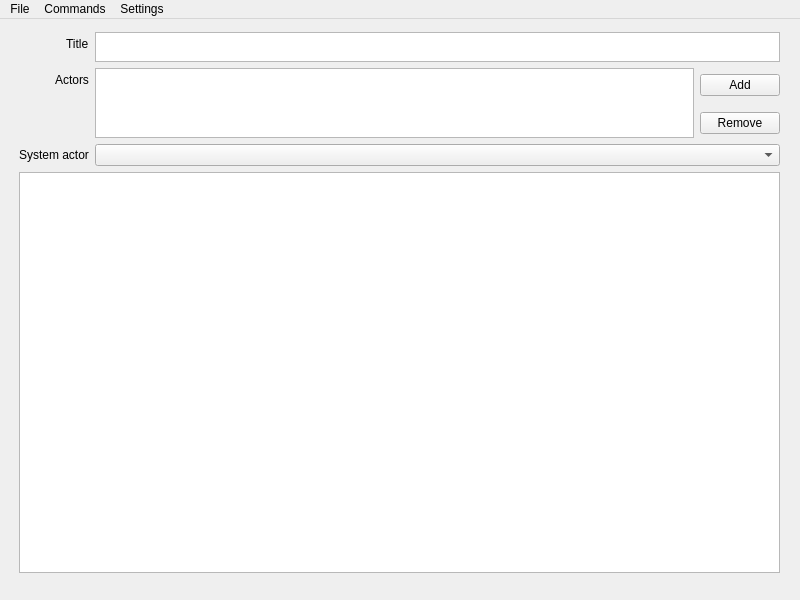
<?xml version="1.0" encoding="UTF-8"?>
<ui version="4.0">
 <class>MainWindow</class>
 <widget class="QMainWindow" name="MainWindow">
  <property name="geometry">
   <rect>
    <x>0</x>
    <y>0</y>
    <width>800</width>
    <height>600</height>
   </rect>
  </property>
  <property name="sizePolicy">
   <sizepolicy hsizetype="Fixed" vsizetype="Fixed">
    <horstretch>0</horstretch>
    <verstretch>0</verstretch>
   </sizepolicy>
  </property>
  <property name="minimumSize">
   <size>
    <width>800</width>
    <height>600</height>
   </size>
  </property>
  <property name="maximumSize">
   <size>
    <width>800</width>
    <height>600</height>
   </size>
  </property>
  <property name="windowTitle">
   <string>MainWindow</string>
  </property>
  <property name="documentMode">
   <bool>false</bool>
  </property>
  <widget class="QWidget" name="centralwidget">
   <widget class="QWidget" name="verticalLayoutWidget">
    <property name="geometry">
     <rect>
      <x>19</x>
      <y>13</y>
      <width>761</width>
      <height>541</height>
     </rect>
    </property>
    <layout class="QVBoxLayout" name="verticalLayout">
     <property name="sizeConstraint">
      <enum>QLayout::SetDefaultConstraint</enum>
     </property>
     <item>
      <layout class="QFormLayout" name="formLayout_2">
       <property name="sizeConstraint">
        <enum>QLayout::SetMinimumSize</enum>
       </property>
       <property name="rowWrapPolicy">
        <enum>QFormLayout::DontWrapRows</enum>
       </property>
       <property name="labelAlignment">
        <set>Qt::AlignRight|Qt::AlignTrailing|Qt::AlignVCenter</set>
       </property>
       <item row="0" column="0">
        <widget class="QLabel" name="titleLabel">
         <property name="text">
          <string>Title</string>
         </property>
        </widget>
       </item>
       <item row="1" column="0">
        <widget class="QLabel" name="actorsLabel">
         <property name="text">
          <string>Actors</string>
         </property>
         <property name="alignment">
          <set>Qt::AlignLeading|Qt::AlignLeft|Qt::AlignVCenter</set>
         </property>
        </widget>
       </item>
       <item row="1" column="1">
        <layout class="QGridLayout" name="gridLayout_2">
         <property name="topMargin">
          <number>0</number>
         </property>
         <item row="0" column="1">
          <widget class="QPushButton" name="addPushButton">
           <property name="text">
            <string>Add</string>
           </property>
          </widget>
         </item>
         <item row="1" column="1">
          <widget class="QPushButton" name="removePushButton">
           <property name="text">
            <string>Remove</string>
           </property>
          </widget>
         </item>
         <item row="0" column="0" rowspan="2">
          <widget class="QListWidget" name="actorsListWidget"/>
         </item>
        </layout>
       </item>
       <item row="2" column="0">
        <widget class="QLabel" name="systemActorLabel">
         <property name="text">
          <string>System actor</string>
         </property>
        </widget>
       </item>
       <item row="2" column="1">
        <widget class="QComboBox" name="actorsComboBox"/>
       </item>
       <item row="0" column="1">
        <widget class="QTextEdit" name="titleTextEdit">
         <property name="sizePolicy">
          <sizepolicy hsizetype="Expanding" vsizetype="Fixed">
           <horstretch>0</horstretch>
           <verstretch>0</verstretch>
          </sizepolicy>
         </property>
         <property name="maximumSize">
          <size>
           <width>16777215</width>
           <height>30</height>
          </size>
         </property>
         <property name="horizontalScrollBarPolicy">
          <enum>Qt::ScrollBarAsNeeded</enum>
         </property>
        </widget>
       </item>
      </layout>
     </item>
     <item>
      <widget class="QTextEdit" name="textEdit">
       <property name="sizePolicy">
        <sizepolicy hsizetype="Expanding" vsizetype="MinimumExpanding">
         <horstretch>0</horstretch>
         <verstretch>0</verstretch>
        </sizepolicy>
       </property>
      </widget>
     </item>
    </layout>
   </widget>
  </widget>
  <widget class="QMenuBar" name="menuBar">
   <property name="geometry">
    <rect>
     <x>0</x>
     <y>0</y>
     <width>800</width>
     <height>21</height>
    </rect>
   </property>
   <widget class="QMenu" name="menuCommands">
    <property name="title">
     <string>Commands</string>
    </property>
    <addaction name="actionCount_steps"/>
    <addaction name="actionCount_keywords"/>
    <addaction name="actionFind_lines_not_starting_with_an_actor"/>
    <addaction name="actionCut_to_depth"/>
    <addaction name="actionGenerate_numbered_list"/>
   </widget>
   <widget class="QMenu" name="menuFile">
    <property name="title">
     <string>File</string>
    </property>
    <addaction name="actionLoad_JSON2"/>
   </widget>
   <widget class="QMenu" name="menuSettings">
    <property name="title">
     <string>Settings</string>
    </property>
    <addaction name="actionHost"/>
    <addaction name="actionPort"/>
   </widget>
   <addaction name="menuFile"/>
   <addaction name="menuCommands"/>
   <addaction name="menuSettings"/>
  </widget>
  <action name="actionCount_steps">
   <property name="text">
    <string>Count steps</string>
   </property>
  </action>
  <action name="actionCount_keywords">
   <property name="text">
    <string>Count keywords</string>
   </property>
  </action>
  <action name="actionFind_lines_not_starting_with_an_actor">
   <property name="text">
    <string>Find lines not starting with an actor</string>
   </property>
  </action>
  <action name="actionCut_to_depth">
   <property name="text">
    <string>Cut to depth</string>
   </property>
  </action>
  <action name="actionLoad_JSON">
   <property name="text">
    <string>Load JSON</string>
   </property>
  </action>
  <action name="actionGenerate_numbered_list">
   <property name="text">
    <string>Generate numbered list</string>
   </property>
  </action>
  <action name="actionLoad_JSON2">
   <property name="text">
    <string>Load JSON</string>
   </property>
  </action>
  <action name="actionHost">
   <property name="text">
    <string>Host</string>
   </property>
  </action>
  <action name="actionPort">
   <property name="text">
    <string>Port</string>
   </property>
  </action>
 </widget>
 <resources/>
 <connections/>
</ui>
